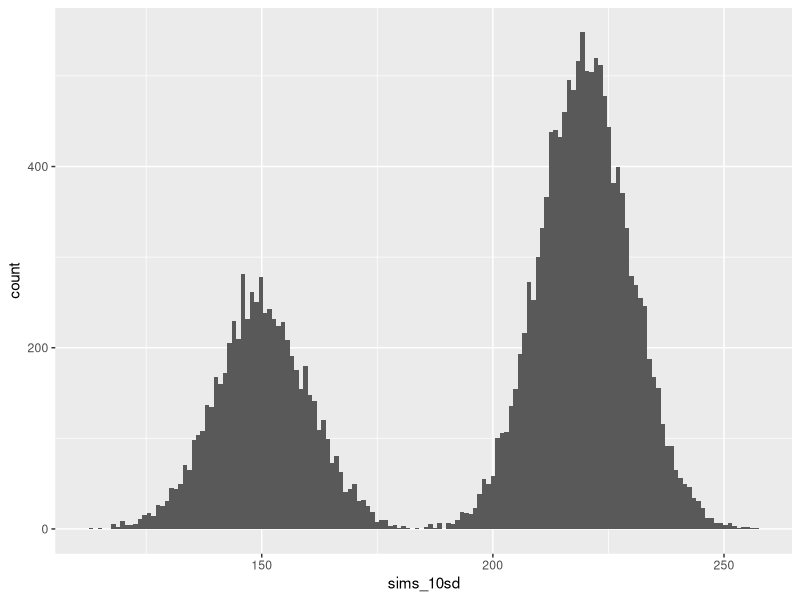

Generate this figure with R: (Note: this script raises an error after producing the figure.)
library(truncnorm)
library(ggplot2)

### Set up simulated bimodal distributions ###

nn <- 20000

#10 SD
set.seed(1)
sims_10sd <- c(rtruncnorm(nn * (1/3), a=0, b=365, mean=150, sd=10),
               rtruncnorm(nn * (2/3), a=0, b=365, mean=220, sd=10))
sim_10sd_df <- as.data.frame(sims_10sd)
ggplot(data= sim_10sd_df, aes(x = sims_10sd)) + geom_histogram(bins = 150)
quantile(sims_10sd, probs = c(0,0.01,0.05,0.1,0.5,0.9,0.95,0.99,1)) 
#min = 113.29, 10% - 144.65, 50% - 213.21, #90% - 230.27, 100% - 257.28
mean(sims_10sd)
# 196.6 

# function to make weighted probs
make_weigted_probs <- function(x){
  df <- data.frame(x = x, y = NA)
  q1 <- quantile(x, probs = 0.1)
  q2 <- quantile(x, probs = 0.5)
  m <- mean(x)
  df <- df %>% 
    mutate(y = ifelse(x < q1, 0.6, 
                      ifelse(x > q1 & x < m, 0.3, 0.1)))
  return(df)
}

# now create 100 lists per observation and standard deviation combination
sims_10sd_wp <- make_weigted_probs(sims_10sd)
set.seed(1)
rep_10obs_10sd <- replicate(n = 100, expr = sample(sims_10sd_wp$x, size = 10,
                                                   prob = sims_10sd_wp$y, replace = FALSE))
list_10obs_10sd <- split(rep_10obs_10sd, rep(1:ncol(rep_10obs_10sd), each = nrow(rep_10obs_10sd)))

set.seed(2)
rep_20obs_10sd <- replicate(n = 100, expr = sample(sims_10sd_wp$x, size = 20,
                                                   prob = sims_10sd_wp$y, replace = FALSE))
list_20obs_10sd <- split(rep_20obs_10sd, rep(1:ncol(rep_20obs_10sd), each = nrow(rep_20obs_10sd)))

set.seed(5)
rep_50obs_10sd <- replicate(n = 100, expr = sample(sims_10sd_wp$x, size = 50,
                                                   prob = sims_10sd_wp$y, replace = FALSE))
list_50obs_10sd <- split(rep_50obs_10sd, rep(1:ncol(rep_50obs_10sd), each = nrow(rep_50obs_10sd)))

#20 SD
set.seed(1)
sims_20sd <- c(rtruncnorm(nn * (1/3), a=0, b=365, mean=150, sd=20),
               rtruncnorm(nn * (2/3), a=0, b=365, mean=220, sd=20))
sim_20sd_df <- as.data.frame(sims_20sd)
ggplot(data= sim_20sd_df, aes(x = sims_20sd)) + geom_histogram(bins = 150)
quantile(sims_20sd, probs = c(0,0.01,0.05,0.1,0.5,0.9,0.95,0.99,1)) 
#min = 76.58, 10% - 139.29, 50% - 206.48, #90% - 240.55, 100% - 294.56
mean(sims_20sd)
#196.56

set.seed(1)
sims_20sd_wp <- make_weigted_probs(sims_20sd)
rep_10obs_20sd <- replicate(n = 100, expr = sample(sims_20sd_wp$x, size = 10,
                                                   prob = sims_20sd_wp$y, replace = FALSE))
list_10obs_20sd <- split(rep_10obs_20sd, rep(1:ncol(rep_10obs_20sd), each = nrow(rep_10obs_20sd)))

set.seed(2)
rep_20obs_20sd <- replicate(n = 100, expr = sample(sims_20sd_wp$x, size = 20,
                                                   prob = sims_20sd_wp$y, replace = FALSE))
list_20obs_20sd <- split(rep_20obs_20sd, rep(1:ncol(rep_20obs_20sd), each = nrow(rep_20obs_20sd)))

set.seed(5)
rep_50obs_20sd <- replicate(n = 100, expr = sample(sims_20sd_wp$x, size = 50,
                                                   prob = sims_20sd_wp$y, replace = FALSE))
list_50obs_20sd <- split(rep_50obs_20sd, rep(1:ncol(rep_50obs_20sd), each = nrow(rep_50obs_20sd)))
